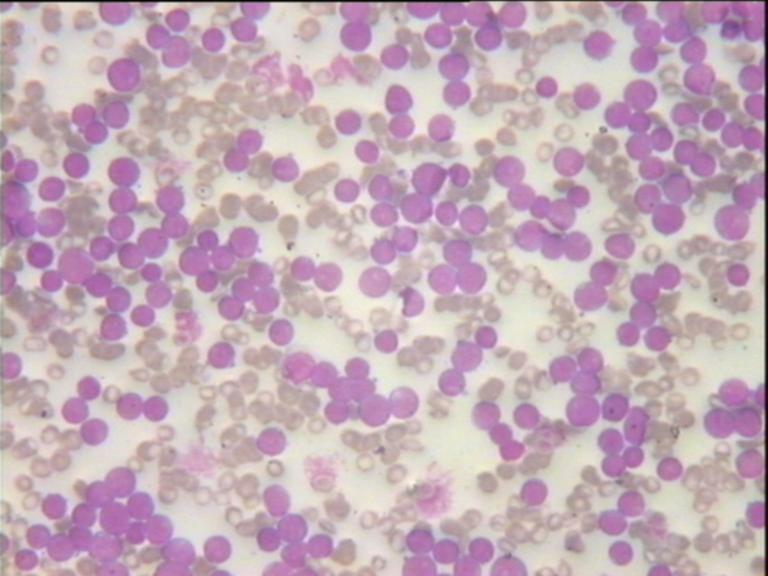
#> input picture s58Hl.jpg, 768 x 576 px
$ jupyter execute 'Assign#1.ipynb'
#> lines starting #> are read from the running program, lines starting #| are printed output that depends on the picture; after the words box and inside, x2 and y2 are one past the last pixel; in counts of white or black regions, pixels touching at a corner belong together
[cell 1]
import cv2
import numpy as np

img = cv2.imread("s58Hl.jpg")
#> img is the input picture: shape (576, 768, 3); mean B, G, R 184, 171.7, 196

if img is None:
    print("Error: Image not found.")
    exit()


debug_learning_img = img.copy()

hsv = cv2.cvtColor(img, cv2.COLOR_BGR2HSV)
#> hsv: shape (576, 768, 3); mean H, S, V 96.1, 38.5, 196.7
# --- Step 1: Raw Color Detection ---
lower_purple = np.array([125, 50, 40])
upper_purple = np.array([165, 255, 255])
raw_mask = cv2.inRange(hsv, lower_purple, upper_purple)
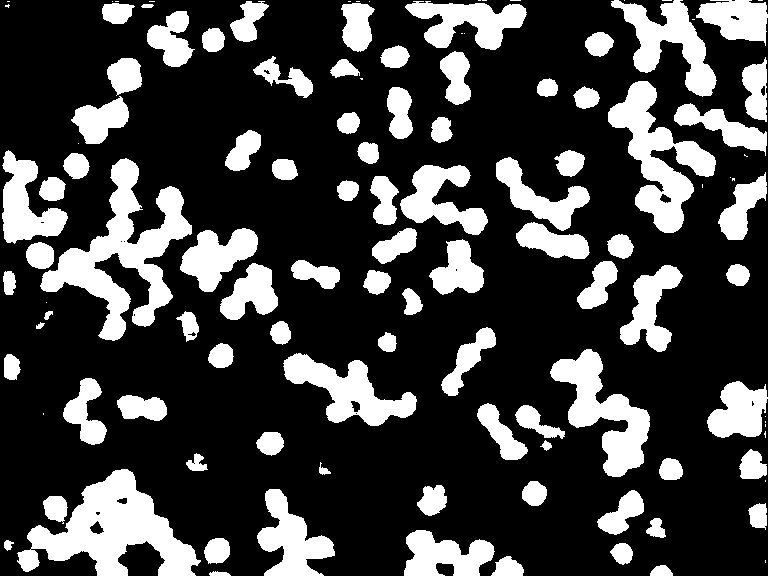
#> raw_mask: shape (576, 768); 25.7% white; 118 white regions (31 under 20 px)

# SHOW STEP 1
cv2.imshow("Step 1: Raw Color Mask", raw_mask)


contours, _ = cv2.findContours(raw_mask, cv2.RETR_EXTERNAL, cv2.CHAIN_APPROX_SIMPLE)
#> contours = 118 contours, 31 with area under 20; largest, box (x1, y1, x2, y2) and area: (40, 158, 192, 341) 8836, (17, 469, 201, 576) 8824, (608, 81, 716, 233) 6073, (550, 349, 650, 477) 4972, (283, 353, 417, 426) 4095
single_cell_areas = []
for c in contours:
    area = cv2.contourArea(c)
    x, y, w, h = cv2.boundingRect(c)
    ar = w / h

    # Logic to find "Perfect" single cells
    if area > 60 and 0.8 < ar < 1.2 :
        single_cell_areas.append(area)

        # VISUALIZE: Draw BLUE boxes around the cells used for learning
        cv2.rectangle(debug_learning_img, (x, y), (x+w, y+h), (255, 0, 0), 2)
#> this loop made 118 passes
#> (area, x, y, w, h, ar) on passes 1, 2, 4, 5, 6, 7, 8, 9, 10, 11, 12, 13: (58.5, 209, 571, 22, 5, 4.4), (165, 650, 565, 23, 11, 2.09), (412.5, 491, 556, 33, 20, 1.65), (327.5, 610, 543, 23, 22, 1.05), (55.5, 4, 540, 10, 11, 0.909), (497.5, 204, 538, 26, 26, 1), (2558.5, 404, 530, 91, 46, 1.98), (222, 646, 518, 20, 20, 1), (348.5, 748, 503, 19, 27, 0.704), (466.5, 43, 496, 25, 28, 0.893), (992, 597, 490, 47, 45, 1.04), (3168.5, 257, 489, 78, 87, 0.897)
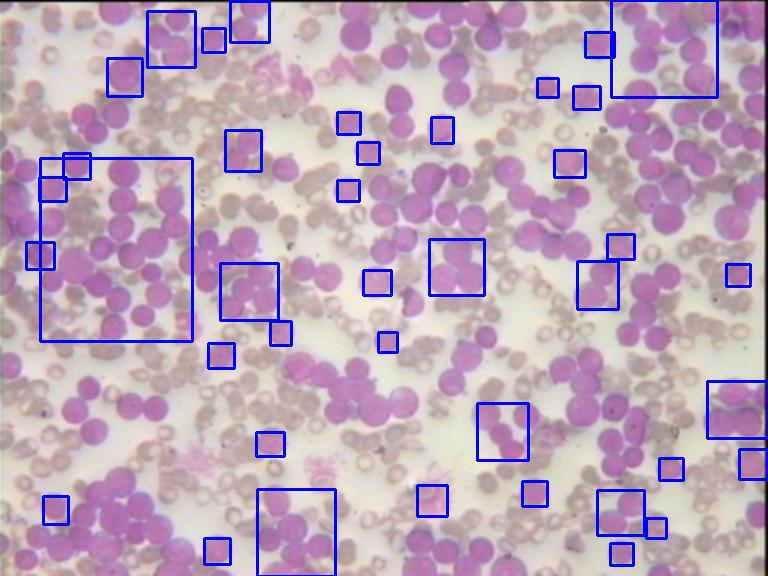
#> debug_learning_img: shape (576, 768, 3); 3.9% of pixels changed, all inside (x1, y1, x2, y2) = (25, 0, 768, 576)
#> after the loop, single_cell_areas = 40 values, max 8836 at index 25, min 222 at index 2, mean 1004.3

if not single_cell_areas:
    print("Could not find any single cells to learn from.")
    exit()

# SHOW STEP 3
cv2.imshow("Step 3: Learning Standard (Blue)", debug_learning_img)

# Calculate Standard Size
reference_size = np.median(single_cell_areas)
#> reference_size = 472.8
print(f"Learned Single Cell Size: {reference_size:.2f}")
#| Learned Single Cell Size: 472.75

# --- Step 4: Final Counting ---
total_cells = 0

for c in contours:
    area = cv2.contourArea(c)

    if area < 70: continue

    x, y, w, h = cv2.boundingRect(c)

    # Calculate overlaps
    num_cells_in_blob = int(round(area / reference_size))
    if num_cells_in_blob < 1:
        num_cells_in_blob = 1

    total_cells += num_cells_in_blob
    # Color coding: Green for single cells, Red for clumps
    if num_cells_in_blob == 1:
        color = (0, 255, 0)
    else:
        color = (0, 0, 255)
    cv2.rectangle(img, (x, y), (x+w, y+h), color, 2)
    cv2.putText(img, str(num_cells_in_blob), (x, y-5),
                cv2.FONT_HERSHEY_SIMPLEX, 0.5, color, 2)
#> this loop made 118 passes
#> (area, x, y, w, h, total_cells, color) on passes 2, 4, 5, 7, 8, 9, 10, 11, 12, 13, 14, 15: (165, 650, 565, 23, 11, 1, (0, 255, 0)), (412.5, 491, 556, 33, 20, 2, (0, 255, 0)), (327.5, 610, 543, 23, 22, 3, (0, 255, 0)), (497.5, 204, 538, 26, 26, 4, (0, 255, 0)), (2558.5, 404, 530, 91, 46, 9, (0, 0, 255)), (222, 646, 518, 20, 20, 10, (0, 255, 0)), (348.5, 748, 503, 19, 27, 11, (0, 255, 0)), (466.5, 43, 496, 25, 28, 12, (0, 255, 0)), (992, 597, 490, 47, 45, 14, (0, 0, 255)), (3168.5, 257, 489, 78, 87, 21, (0, 0, 255)), (603.5, 417, 485, 30, 31, 22, (0, 255, 0)), (443, 522, 481, 25, 25, 23, (0, 255, 0))
#> area on passes 1, 6, 18, 22, 40: 58.5, 55.5, 51, 54, 25
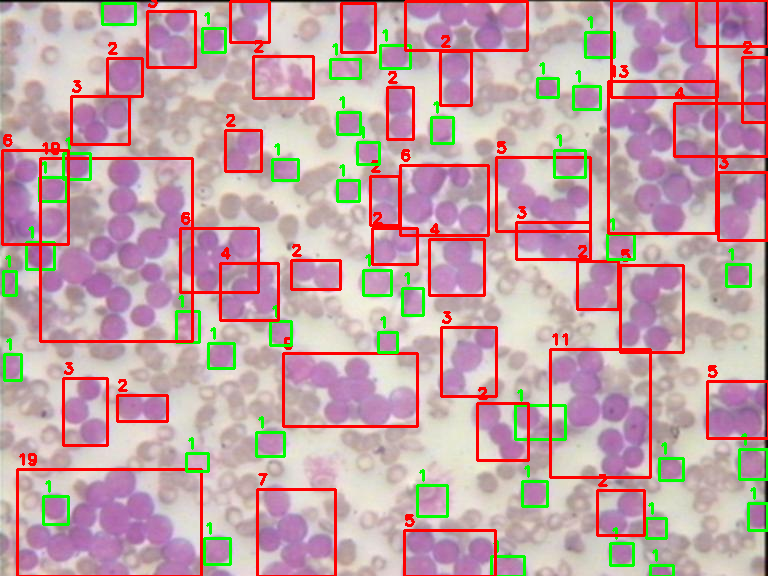
#> img: shape (576, 768, 3); 10.2% of pixels changed, all inside (x1, y1, x2, y2) = (1, 0, 768, 576)

print(f"Total estimated WBC nuclei: {total_cells}")
#| Total estimated WBC nuclei: 235

# SHOW STEP 4 (Final)
cv2.imshow("Step 4: Final Counting (Green=1, Red=Clump)", img)

cv2.waitKey(0)
cv2.destroyAllWindows()
